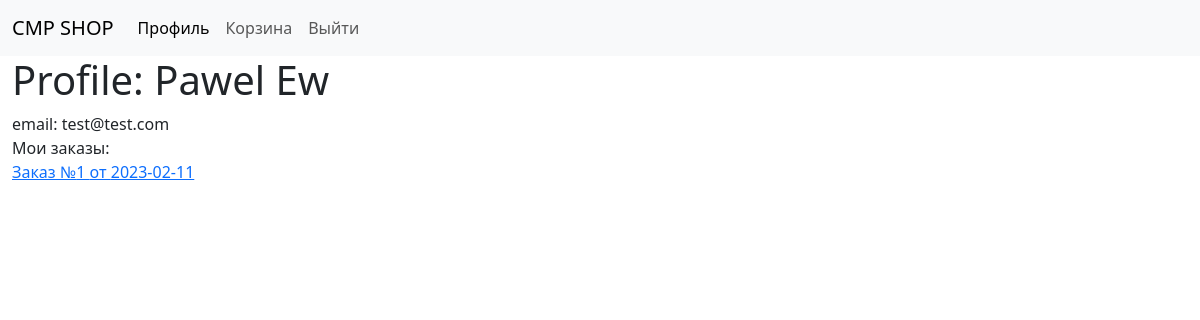
Page /profile/1?username=Pawel (signed in) on the committed database.
### app/models.py (models this page shows, shortened)
class User(Base, UserMixin):
    __tablename__ = 'user'
    id = Column(Integer, primary_key=True)
    name = Column(String(30), nullable=False)
    last_name = Column(String(30), nullable=False)
    email = Column(String(50), nullable=False)
    password_hash = Column(String(128), nullable=False)
    parent = relationship('Order', back_populates='user')

class Order(Base):
    __tablename__ = 'order'
    id = Column (Integer, primary_key=True)
    address = Column(String)
    status = Column(Integer)
    date_order = Column(DATE)
    user_id = Column(Integer, ForeignKey('user.id'))
    user = relationship('User', back_populates='parent')
    parent = relationship('Basket', back_populates='order')

### app/main/routes.py (the view)
@bp.get('/profile/<id>')
@login_required
def profile(id):
    user = session.query(User).filter_by(id=id).first()
    orders = session.query(Order).filter_by(user_id=current_user.id).filter_by(status=1).all()
    return render_template('main/profile.html', title='profile', user=user, orders=orders)

### app/models.py (called while the page is built)
@login.user_loader
def load_user(id):
    user = session.query(User).get(int(id))
    return user

### app/templates/main/profile.html
{% extends "base.html" %}
{% block content %}
<h1>Profile: {{ user.name }} {{user.last_name}}</h1>
email: {{ user.email }}
<br>
Мои заказы:<br>
{% for order in orders %}
    <a href="{{ url_for('main.order', order_id=order.id) }}">Заказ №{{ order.id }}
        от {{ order.date_order }}</a><br>
{% endfor %}
{% endblock %}

### rows in the picture
User: name "Pawel", last_name "Ew", email "test@test.com"
Order: id "1", date_order "2023-02-11"
